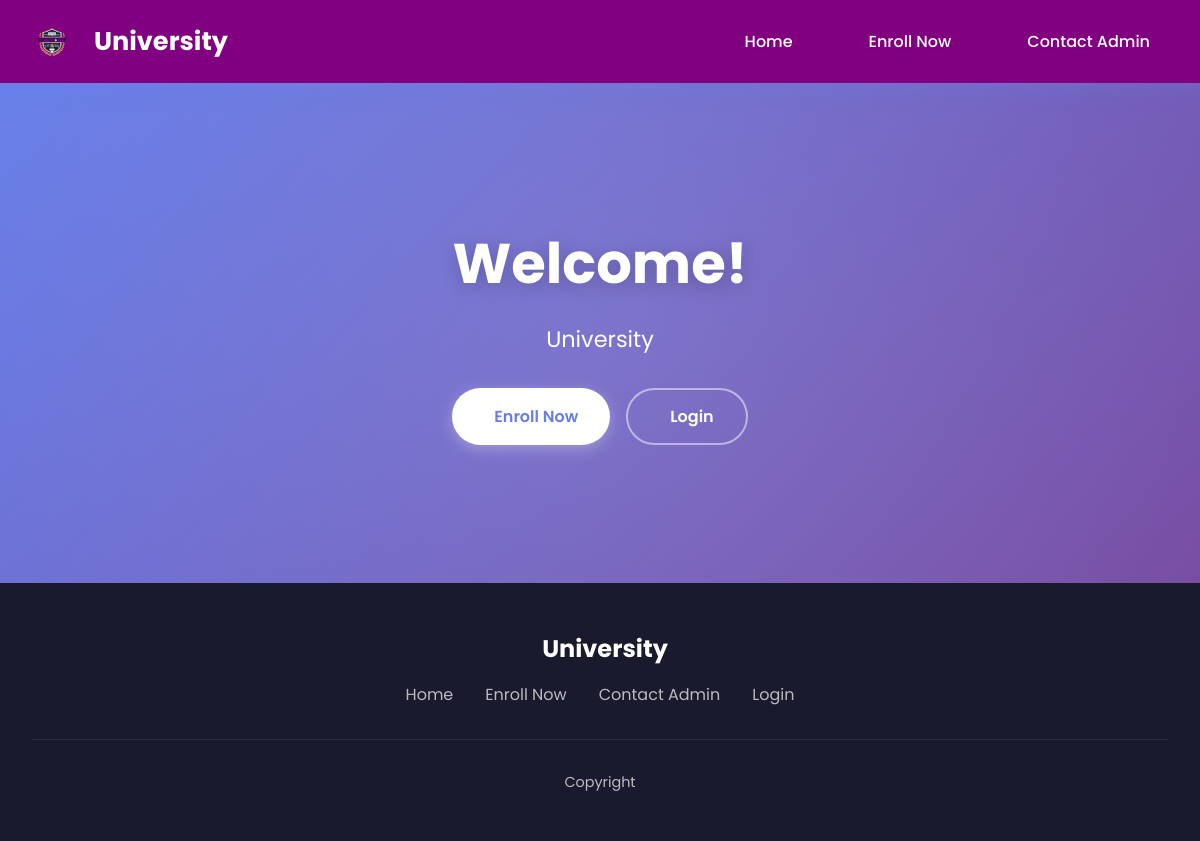
The page / on the database its author committed.
### tables this page shows
CREATE TABLE `homepage_settings` (
  `setting_key` varchar(100) NOT NULL,
  `setting_value` text NOT NULL
);

### index.php (the view, shortened to what this page needs)
<?php
require_once 'config/dbcon.php';
function getSetting($key, $default = '') {
    global $conn;
    $stmt = $conn->prepare("SELECT setting_value FROM homepage_settings WHERE setting_key = ?");
    $stmt->bind_param("s", $key);
    $stmt->execute();
    $result = $stmt->get_result();
    if ($result->num_rows > 0) {
        $row = $result->fetch_assoc();
        return $row['setting_value'];
    }
    return $default;
}
$hero_title = getSetting('hero_title', 'Welcome to University');
$hero_subtitle = getSetting('hero_subtitle', 'Excellence in Education - Empowering Future Leaders');
$footer_copyright = getSetting('footer_copyright', '© 2025 University Name. All rights reserved.');
$logo_url = getSetting('logo_url');
$navbar_university_text = getSetting('navbar_university_text', 'University');
$footer_university_text = getSetting('footer_university_text', 'University');
?>
<!DOCTYPE html>
<html lang="en">
<head>
    <link rel="stylesheet" href="https://cdnjs.cloudflare.com/ajax/libs/font-awesome/6.4.0/css/all.min.css">
    <link rel="stylesheet" href="https://unicons.iconscout.com/release/v4.0.0/css/line.css">
</head>
<body>
    <header>
        <h1>
            <?php if($logo_url): ?>
                <img src="uploads/<?php echo htmlspecialchars($logo_url); ?>" alt="University Logo" style="height: 40px; width: auto; margin-right: 10px;">
            <?php else: ?>
                <i class="uil uil-graduation-cap"></i>
            <?php endif; ?>
            <?php echo htmlspecialchars($navbar_university_text); ?>
        </h1>
        <nav>
            <ul>
                <li><a href="#"><i class="uil uil-estate"></i>Home</a></li>
                <li><a href="student_page/enroll.php"><i class="uil uil-user-plus"></i>Enroll Now</a></li>
                <li><a href="public_contact.php"><i class="uil uil-phone"></i>Contact Admin</a></li>
            </ul>
        </nav>
    </header>
    <section class="hero">
        <div class="hero-content">
            <h1><?php echo htmlspecialchars($hero_title); ?></h1>
            <p><?php echo htmlspecialchars($hero_subtitle); ?></p>
            <div class="hero-buttons">
                <a href="student_page/enroll.php" class="btn btn-signup">
                    <i class="uil uil-user-plus"></i> Enroll Now
                </a>
                <a href="login.php" class="btn btn-login">
                    <i class="uil uil-sign-in-alt"></i> Login
                </a>
            </div>
        </div>
    </section>
    <footer>
        <div class="footer-content">
            <div class="footer-logo">
                <span><?php echo htmlspecialchars($footer_university_text); ?></span>
            </div>
            <div class="footer-links">
                <a href="#">Home</a>
                <a href="student_page/enroll.php">Enroll Now</a>
                <a href="public_contact.php">Contact Admin</a>
                <a href="login.php">Login</a>
            </div>
            <div class="footer-bottom">
                <p><?php echo htmlspecialchars($footer_copyright); ?></p>
            </div>
        </div>
    </footer>
</body>
</html>

### rows shown on the page
homepage_settings: setting_value (picture)
homepage_settings: setting_value "University"
homepage_settings: setting_value "Welcome!"
homepage_settings: setting_value "University"
homepage_settings: setting_value "University"
homepage_settings: setting_value "Copyright"
